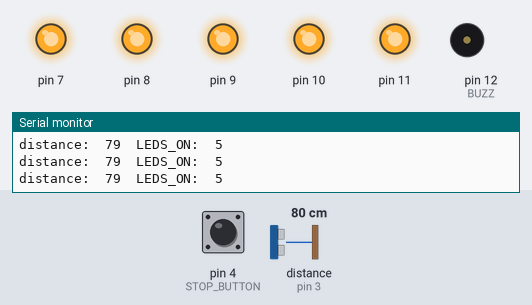
The program below on a simulated Arduino Uno, built with avr-gcc and run on an emulated ATmega328P. On the bench: output pins drawn as LEDs (lit = HIGH), buzzer (waves = sounding), the last lines printed to the serial monitor. Wiring (inferred from the names in the program): ultrasonic range finder: trigger pin 2; echo pin 3. Inputs (shaded band) come from the test bench; at power-on: distance to the obstacle (sensor on pin 3) 80 cm, pin 4 (STOP_BUTTON) HIGH. The echo pulse lasts 58.3 µs per cm; pins used as bus, display or sensor lines are not drawn.

Above: at 1.2 s.
1.3 s: distance to the obstacle (sensor on pin 3) set to 46 cm
4.3 s: distance to the obstacle (sensor on pin 3) set to 37 cm
At 4.6 s:
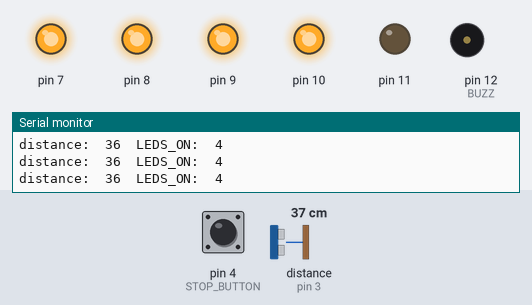
5.8 s: distance to the obstacle (sensor on pin 3) set to 27 cm
At 7.0 s:
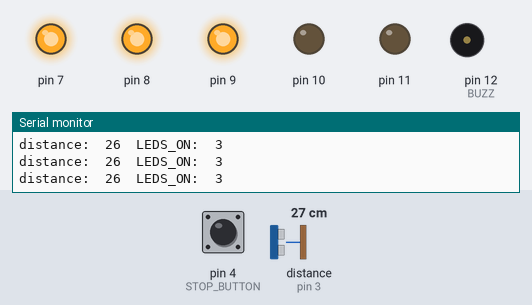
7.3 s: distance to the obstacle (sensor on pin 3) set to 24 cm
8.8 s: distance to the obstacle (sensor on pin 3) set to 20 cm
At 9.1 s:
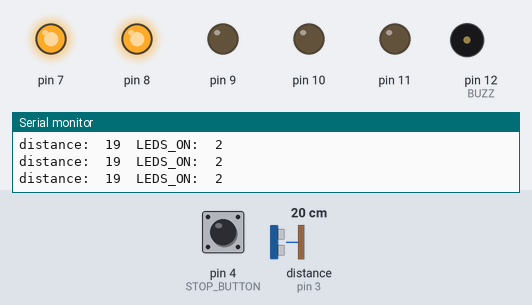
10.3 s: distance to the obstacle (sensor on pin 3) set to 2 cm
At 10.43 s:
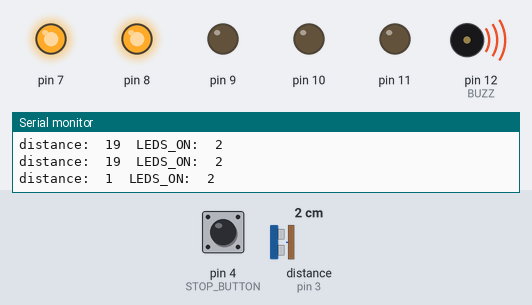
Timing chart, 0 to 14.3 s (numbered marks = the images above; inputs shaded):
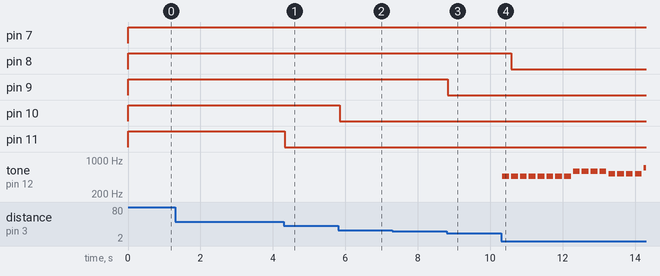

The program:

main.cpp
```cpp
#include <Arduino.h>

#define echoPin 3 // attach pin D2 Arduino to pin Echo of HC-SR04
#define trigPin 2 //attach pin D3 Arduino to pin Trig of HC-SR04

#define PRINT(var) Serial.print(#var ":\t"); Serial.print(var); Serial.print('\t')
#define PRINTLN(var) Serial.print(#var ":\t"); Serial.println(var)

#define LED1  7
#define LED2  8
#define LED3  9
#define LED4  10
#define LED5  11
#define BUZZ  12
#define STOP_BUTTON 4
#define MAX_DIST 50 //maximum distance (all leds shining)


#define NOTE_AS4 466
#define NOTE_D5  587
#define NOTE_C5  523
#define NOTE_F5  698
#define NOTE_G5  784
#define NOTE_G4  392
#define NOTE_AS5 932
#define NOTE_A4  440
#define NOTE_A5  880
#define NOTE_F4  349

int melody[] = {
  NOTE_AS4, NOTE_AS4, NOTE_AS4, NOTE_AS4,
  NOTE_AS4, NOTE_AS4, NOTE_AS4, NOTE_AS4,
  NOTE_D5, NOTE_D5, NOTE_D5, NOTE_D5,
  NOTE_C5, NOTE_C5, NOTE_C5, NOTE_C5,
  NOTE_F5, NOTE_F5, NOTE_F5, NOTE_F5,
  NOTE_G5, NOTE_G5, NOTE_G5, NOTE_G5,
  NOTE_G5, NOTE_G5, NOTE_G5, NOTE_G5,
  NOTE_G5, NOTE_G5, NOTE_G5, NOTE_G5,
  NOTE_C5, NOTE_AS4, NOTE_A4, NOTE_F4,
  NOTE_G4, 0, NOTE_G4, NOTE_D5,
  NOTE_C5, 0, NOTE_AS4, 0,
  NOTE_A4, 0, NOTE_A4, NOTE_A4,
  NOTE_C5, 0, NOTE_AS4, NOTE_A4,
  NOTE_G4,0, NOTE_G4, NOTE_AS5,
  NOTE_A5, NOTE_AS5, NOTE_A5, NOTE_AS5,
  NOTE_G4,0, NOTE_G4, NOTE_AS5,
  NOTE_A5, NOTE_AS5, NOTE_A5, NOTE_AS5,
  NOTE_G4, 0, NOTE_G4, NOTE_D5,
  NOTE_C5, 0, NOTE_AS4, 0,
  NOTE_A4, 0, NOTE_A4, NOTE_A4,
  NOTE_C5, 0, NOTE_AS4, NOTE_A4,
  NOTE_G4,0, NOTE_G4, NOTE_AS5,
  NOTE_A5, NOTE_AS5, NOTE_A5, NOTE_AS5,
  NOTE_G4,0, NOTE_G4, NOTE_AS5,
  NOTE_A5, NOTE_AS5, NOTE_A5, NOTE_AS5
 };


// defines variables
long duration; // variable for the duration of sound wave travel
int distance; // variable for the distance measurement
uint8_t LEDS_ON = 0;
uint8_t FLAG_LEDS_ON = 0;
int noteDuration = 750 / 4;
int pauseBetweenNotes = noteDuration * 1.30;
bool Button_release_flag = HIGH;
bool turnOffAlarm = LOW;
int thisNote = 0;

int th1 = 10;
int th2 = 20;
int th3 = 30;
int th4 = 40;
int th5 = 50;
int th1def = 10;
int th2def = 20;
int th3def = 30;
int th4def = 40;
int th5def = 50;
int HYST_margin = 1;

void setup() {
  for(int i = 7; i <= 12; i++){
    pinMode(i,OUTPUT);
  }

  pinMode(BUZZ, OUTPUT);
  pinMode(trigPin, OUTPUT); // Sets the trigPin as an OUTPUT
  pinMode(STOP_BUTTON, INPUT_PULLUP);

  pinMode(echoPin, INPUT); // Sets the echoPin as an INPUT
  Serial.begin(9600); // // Serial Communication is starting with 9600 of baudrate speed
}
void loop() {
  // Clears the trigPin condition
  digitalWrite(trigPin, LOW);
  delayMicroseconds(1); //2
  // Sets the trigPin HIGH (ACTIVE) for 10 microseconds
  digitalWrite(trigPin, HIGH);
  delayMicroseconds(10);
  digitalWrite(trigPin, LOW);
  // Reads the echoPin, returns the sound wave travel time in microseconds
  duration = pulseIn(echoPin, HIGH); //listens when in microseconds the wave came back
  // Calculating the distance
  distance = (duration / 2) / 29.1; //duration * 0.034 / 2; // Speed of sound wave divided by 2 (go and back)
  // Displays the distance on the Serial Monitor
  PRINT(distance);
  PRINTLN(LEDS_ON);


  if (distance <= th1){
    if (LEDS_ON == 2)      th1 = th1def + HYST_margin;
    LEDS_ON = 1;

    bool BUTTON_read = !digitalRead(STOP_BUTTON);
    if (BUTTON_read != Button_release_flag){ //if button pressed, wait for its release
      Button_release_flag = BUTTON_read;
      if (BUTTON_read){
        turnOffAlarm = HIGH;
      }
    }
    if (!turnOffAlarm){ //if button was not pushed, play melody on repeat
      tone(12, melody[thisNote], noteDuration);
      delay(pauseBetweenNotes);
      noTone(12);

      thisNote < 96 ? thisNote++ : thisNote = 0; //If there is still alarm, loop through melody
    }

  }
  else if (distance <= th2){
    if (LEDS_ON == 1)         th1 = th1def - HYST_margin;
    if (LEDS_ON == 3)         th2 = th2def + HYST_margin;
    LEDS_ON = 2;
    thisNote = 0;
    turnOffAlarm = LOW;
  }
  else if (distance <= th3){
    if (LEDS_ON == 2)         th2 = th2def - HYST_margin;
    if (LEDS_ON == 4)         th3 = th3def + HYST_margin;
    LEDS_ON = 3;
    thisNote = 0;
    turnOffAlarm = LOW;
  }
  else if (distance <= th4){
    if (LEDS_ON == 3)         th3 = th3def - HYST_margin;
    if (LEDS_ON == 5)         th4 = th4def + HYST_margin;
    LEDS_ON = 4;
    thisNote = 0;
    turnOffAlarm = LOW;
  }
  else if (distance >=th5 && distance <= 4000){
    if (LEDS_ON == 4)         th4 = th4def - HYST_margin;
    LEDS_ON = 5;
    thisNote = 0;
    turnOffAlarm = LOW;
  }

  if (LEDS_ON != FLAG_LEDS_ON){ //play alarm only once we get close

    FLAG_LEDS_ON = LEDS_ON;
    for(int i = 7; i < 7 + LEDS_ON; i++){
      digitalWrite(i,HIGH);
    }

    for(int i = 12; i >= 7 + LEDS_ON; i--){
      digitalWrite(i, LOW);
    }
  }
}
```

Measured:
- the behaviour switches between 42 and 41 cm on distance to the obstacle (sensor on pin 3) (found by bisection; images 0 and 1)
- the behaviour switches between 32 and 31 cm on distance to the obstacle (sensor on pin 3) (found by bisection; images 1 and 2)
- the behaviour switches between 22 and 21 cm on distance to the obstacle (sensor on pin 3) (found by bisection; images 2 and 3)
- after the input at 4.3 s, pin 11: HIGH → LOW at once
- after the input at 5.8 s, pin 10: HIGH → LOW at once
- after the input at 8.8 s, pin 9: HIGH → LOW at once
- after the input at 10.3 s, pin 8: HIGH → LOW after 0.28 s; tone on pin 12 (BUZZ): plays 466 Hz for 0.19 s, 466 Hz for 0.19 s, 466 Hz for 0.19 s, 466 Hz for 0.19 s, 466 Hz for 0.19 s, 466 Hz for 0.19 s … (17 notes in this stretch), starting at once
